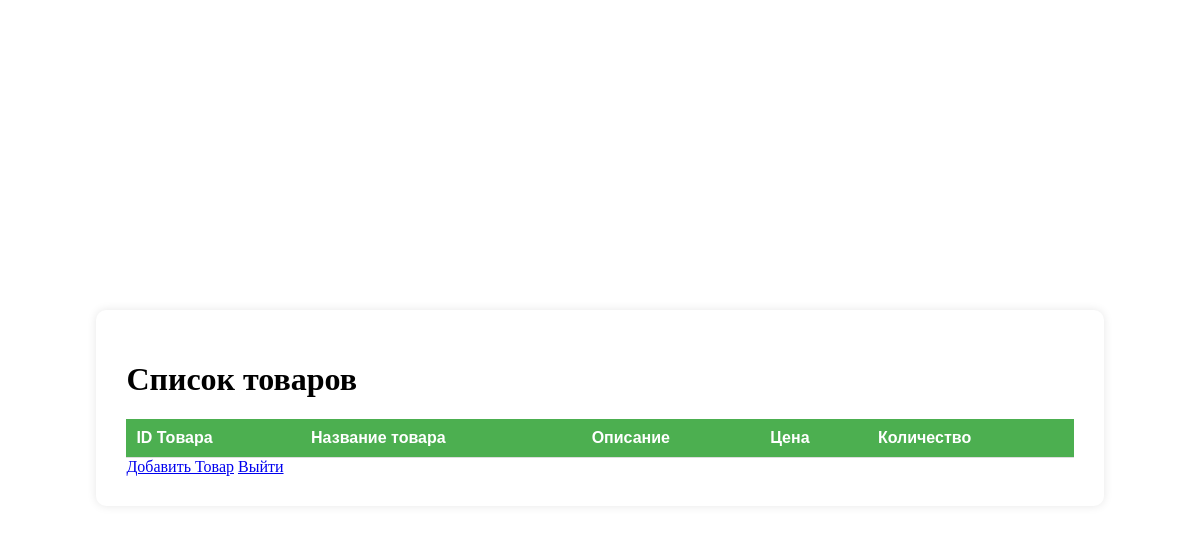
Before: /products_list/ with the older database file.
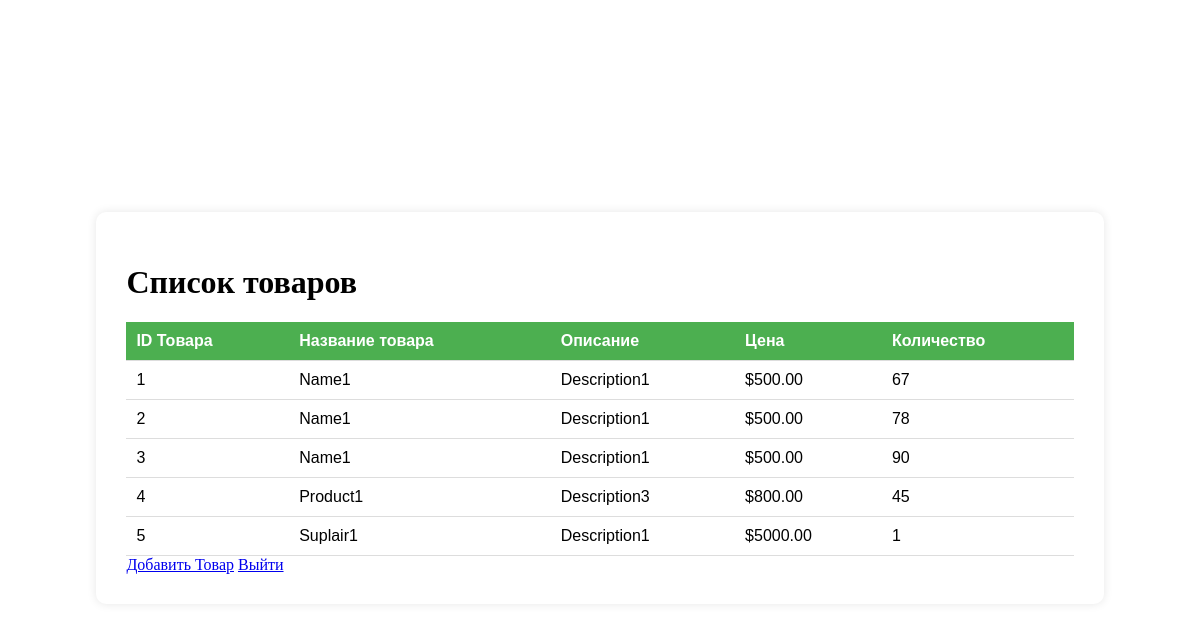
After: the same page with the newer database file.
### main/models.py (models this page shows, shortened)
class Products(models.Model):
    name = models.CharField(max_length=128)
    description = models.TextField(null=True, blank=True)
    price = models.DecimalField(max_digits=10, decimal_places=2)
    quantity = models.PositiveIntegerField(default=0)

### main/views.py (the view, shortened to what this page needs)
# urls.py: path('products_list/', products_list, name='products_list'),
def products_list(request):
    products = Products.objects.all()
    context = {'title': 'Список товаров',
               'products': products}
    return render(request, 'main/products.html', context)

### main/templates/main/products.html (shortened to what this page needs)
{% extends 'main/base.html'%}
{% block content %}
<h1>{{ title }}</h1>
            <table id="productTable">
                <thead>
                    <tr>
                        <th>ID Товара</th>
                        <th>Название товара</th>
                        <th>Описание</th>
                        <th>Цена</th>
                        <th>Количество</th>
                    </tr>
                </thead>
                <tbody>
                    {% for product in products %}
                    <tr>
                        <td>{{ product.id }}</td>
                        <td>{{ product.name }}</td>
                        <td>{{ product.description }}</td>
                        <td>${{ product.price }}</td>
                        <td>{{ product.quantity }}</td>
                    </tr>
                    {% endfor %}
                </tbody>
            </table>
<a href="{% url 'main:add_product' %}">Добавить Товар</a>
<a href="{% url 'main:index' %}">Выйти</a>
{% endblock %}

### main/templates/main/base.html (shortened to what this page needs)
<!DOCTYPE html>
<html lang="ru">
<head>
</head>
<body style="background-color: #FFFFFF">
 <div class="container">
        <div class="card">
            {% block content%} {% endblock %}
        </div>
    </div>
</body>
</html>

Changed rows visible on the page:
added Products: id "1", name "Name1", description "Description1", price "500.00", quantity "67"
added Products: id "2", name "Name1", description "Description1", price "500.00", quantity "78"
added Products: id "3", name "Name1", description "Description1", price "500.00", quantity "90"
added Products: id "4", name "Product1", description "Description3", price "800.00", quantity "45"
added Products: id "5", name "Suplair1", description "Description1", price "5000.00", quantity "1"
